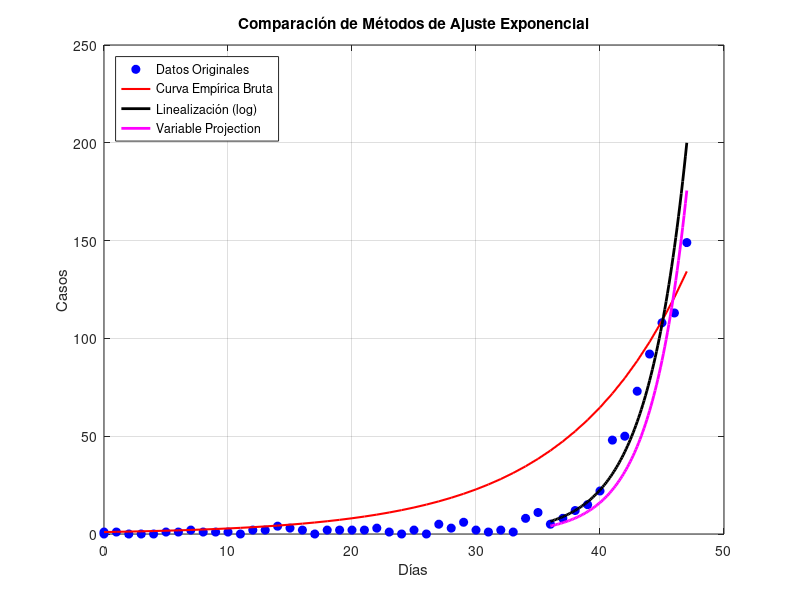

Source code (MATLAB):
clear all; clc; close all;

% 1. Cargar datos de forma segura
try
    M = dlmread('DATOS_INFLUENZA_2009.csv', ',');
catch
    error('No se encontró el archivo. Verifica el nombre y la ruta.');
end

t_full = M(:,1);
x_full = M(:,2);
n_full = length(t_full);

% 2. Graficar datos originales
figure;
plot(t_full, x_full, 'bo', 'MarkerFaceColor', 'b'); hold on;

% 3. Curva Empírica Inicial (usando datos completos)
% Se calcula la tasa bruta asumiendo t0=0 y x0=1
r_empirico = log(x_full(end)) / (n_full - 1);
plot(t_full, exp(t_full * r_empirico), 'r-', 'LineWidth', 1.5);

% 4. Seleccionar subconjunto (con protección de índices)
idx_fin = min(49, n_full);
idx_ini = min(38, idx_fin - 1);
t_fit = t_full(idx_ini:idx_fin);
x_fit = x_full(idx_ini:idx_fin);

% 5. Método 1: Linealización (Mínimos Cuadrados)
% Corrección matemática: se aplica log(x) para linealizar
P = polyfit(t_fit, log(x_fit), 1);
r_lineal = P(1);
x0_lineal = exp(P(2));

% 6. Método 2: Variable Projection (No Lineal)
ecuacion_a = @(a) ( (x_fit.*t_fit)' * exp(a*t_fit) ) / ( t_fit' * exp(2*a*t_fit) ) - ...
                  ( x_fit' * exp(a*t_fit) ) / sum( exp(2*a*t_fit) );
opciones = optimset('Display', 'off');
a_vp = fsolve(ecuacion_a, 0.25, opciones);
x0_vp = ( x_fit' * exp(a_vp*t_fit) ) / sum( exp(2*a_vp*t_fit) );

% 7. Mostrar comparación de tasas
fprintf('\n--- Comparación de Tasas de Crecimiento ---\n');
fprintf('1. Empírica (bruta)      = %.4f\n', r_empirico);
fprintf('2. Linealizada (polyfit) = %.4f\n', r_lineal);
fprintf('3. Variable Projection   = %.4f\n', a_vp);

% 8. Graficar modelos sobre el subconjunto
t_fino = linspace(min(t_fit), max(t_fit), 100)';

% Modelo Linealizado (negro)
plot(t_fino, x0_lineal * exp(r_lineal * t_fino), 'k-', 'LineWidth', 2);

% Modelo Variable Projection (magenta)
plot(t_fino, x0_vp * exp(a_vp * t_fino), 'm-', 'LineWidth', 2);

% 9. Configuración final de la gráfica
grid on;
xlabel('Días'); ylabel('Casos');
title('Comparación de Métodos de Ajuste Exponencial');
legend('Datos Originales', 'Curva Empírica Bruta', ...
       'Linealización (log)', 'Variable Projection', ...
       'Location', 'northwest');
